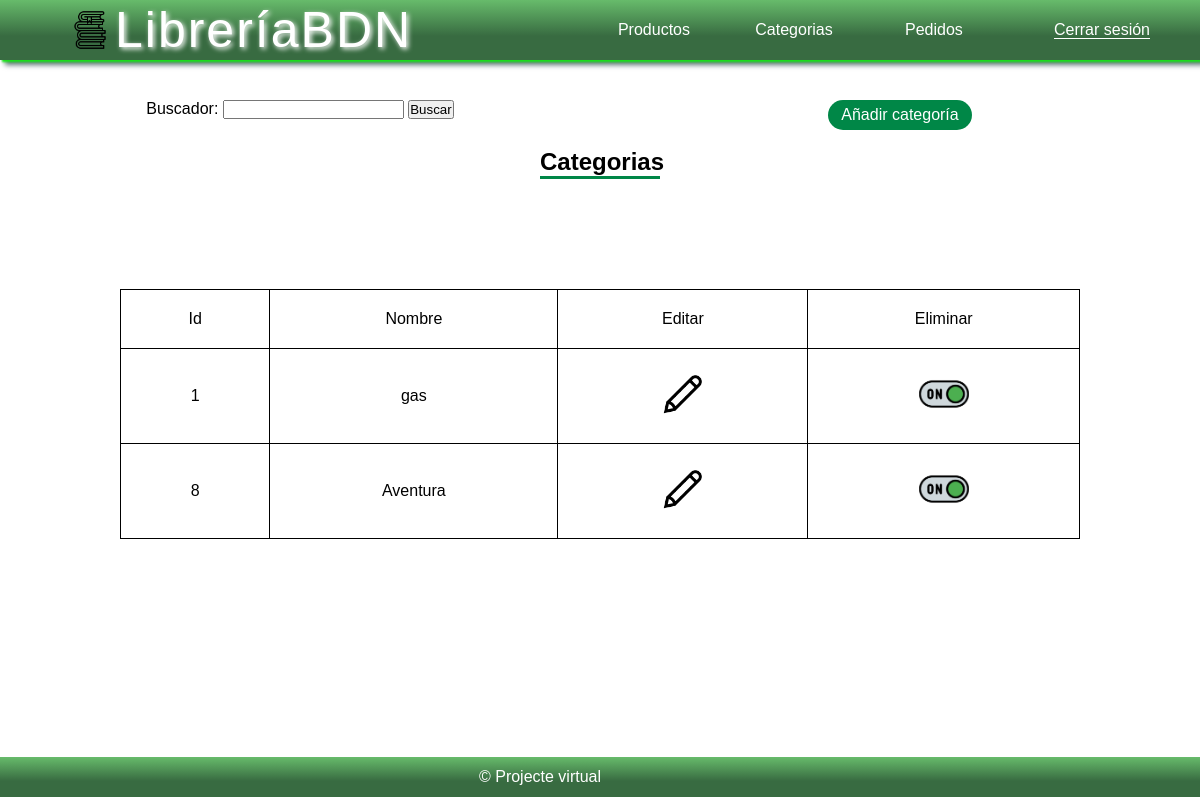
Before: /index.php?controller=categoria&action=mostrarCategorias (signed in) with the older database file.
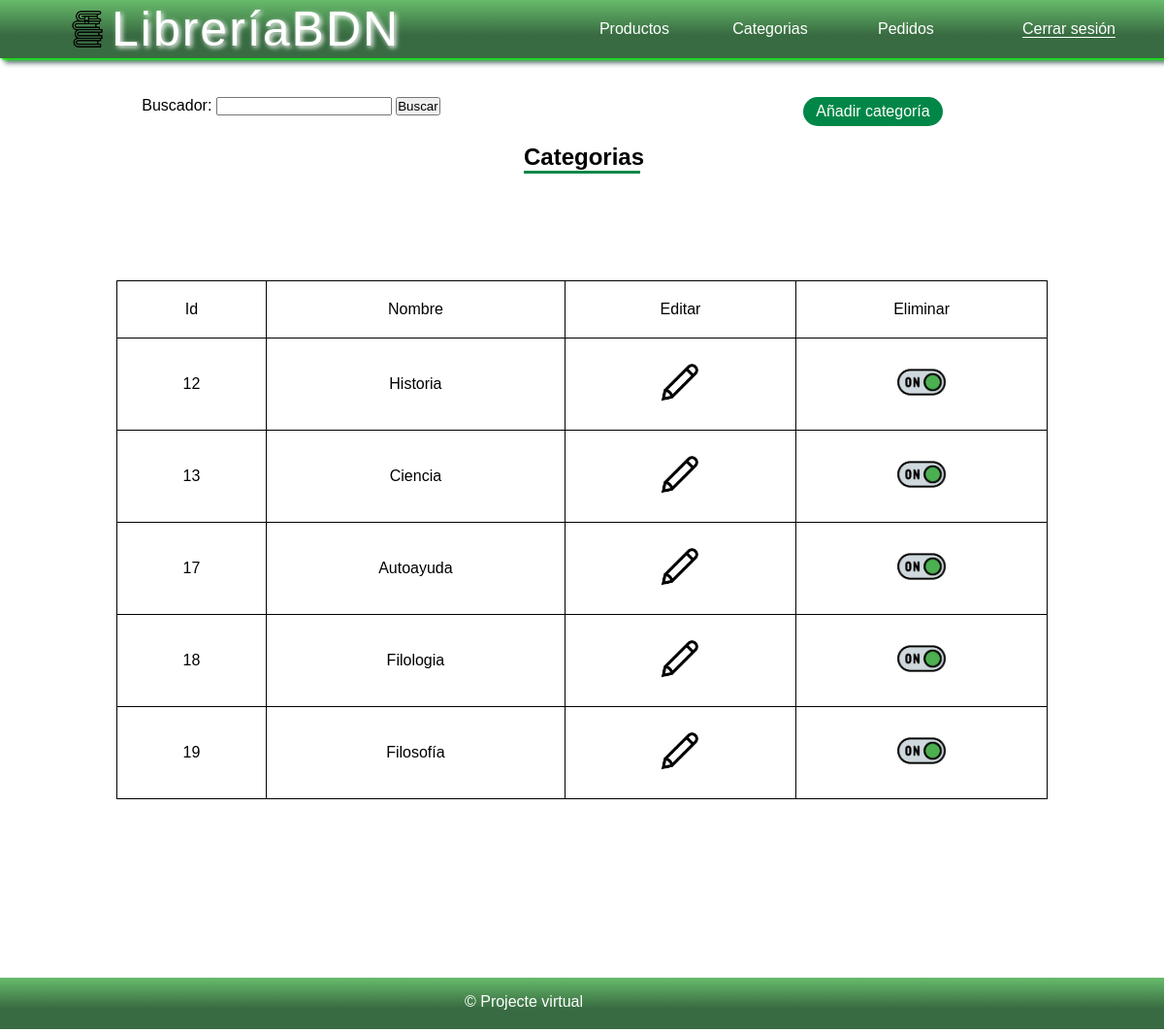
After: the same page with the newer database file.
### tables this page shows
CREATE TABLE `categorias` (
  `id` int(11) NOT NULL,
  `nombre` varchar(20) NOT NULL,
  `activo` int(11) NOT NULL DEFAULT 1
);

### config/database.php (called while the page is built, shortened)
<?php
class Database{
    public function __construct(){
        $servername = "localhost";
        $dbname= "libreria";
        $username = "root";
        $password = "";
		$this->db = new PDO("mysql:host=$servername;dbname=$dbname",$username, $password);
    }
}
?>

### models/categoria.php (called while the page is built, shortened)
<?php
require_once 'config/database.php';
class Categoria extends Database{
    public function mostrarDatosCategorias(){
        $sql = "SELECT * FROM categorias WHERE activo=1";
        $rows = $this->db->query($sql);
        return $rows;
    }
}

### views/admin/categorias/tablaPrincipal.php (the view)
<?php
    echo "<div class='maincat'>";
    echo "<div class='maincatdiv'>";
    echo "<nav>";
    ?>
    <form action="index.php?controller=categoria&action=mostrarCategorias" method="post">
        <span>Buscador: </span>
        <input type="text" name="nombre">
        <input type="submit" value="Buscar" name="buscar">
    </form>
    <?php
    echo "</nav>";
    echo "<a href='index.php?controller=categoria&action=anyadirCategoria'> Añadir categoría </a>";
    echo "</div>";
    echo "<h2> Categorias </h2>";
    echo "<table border=1>";
    echo "<tr>";
    echo "<td> Id </td>";
    echo "<td> Nombre </td>";
    echo "<td> Editar </td>";
    echo "<td> Eliminar </td>";
    echo "</tr>";
    foreach ($categorias as $categoria){
        echo "<tr>";
        echo "<td>" .$categoria['id']. "</td>";
        echo "<td>" .$categoria['nombre']. "</td>";
        $id=$categoria['id'];
        $estado=$categoria['activo'];
        $nombre=$categoria['nombre'];
        echo "<td> <a href='index.php?controller=categoria&action=editarCategoria&id=$id&nombre=$nombre'> <img class='icon' src='pic/modificar.png'> </a> </td>";
        if($categoria['activo']==1){
            echo "<td> <a href='index.php?controller=categoria&action=estadoCategoria&id=$id&estado=$estado'>  <img src='pic/activado.png'  class='icon'> </a> </td>";
        }
        else if ($categoria['activo']==0){
            echo "<td> <a href='index.php?controller=categoria&action=estadoCategoria&id=$id&estado=$estado'> <img src='pic/desactivado.png' class='icon'> </a> </td>";
        }
        echo "</tr>";
    }
    echo "</table>";
    echo "</div>";
?>

Changed rows visible on the page:
removed categorias: id "1", nombre "gas", activo 1 (drawn)
removed categorias: id "8", nombre "Aventura", activo 1 (drawn)
added categorias: id "12", nombre "Historia", activo 1 (drawn)
added categorias: id "13", nombre "Ciencia", activo 1 (drawn)
added categorias: id "17", nombre "Autoayuda", activo 1 (drawn)
added categorias: id "18", nombre "Filologia", activo 1 (drawn)
added categorias: id "19", nombre "Filosofía", activo 1 (drawn)
